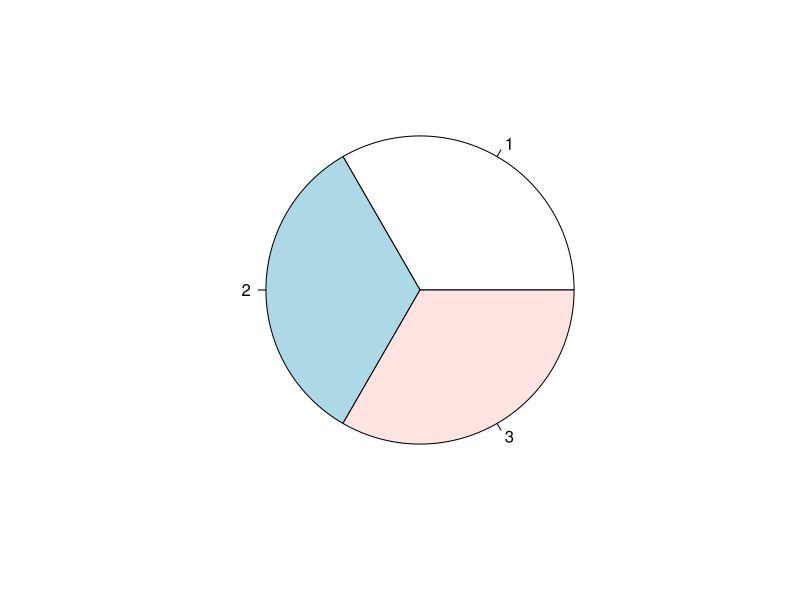
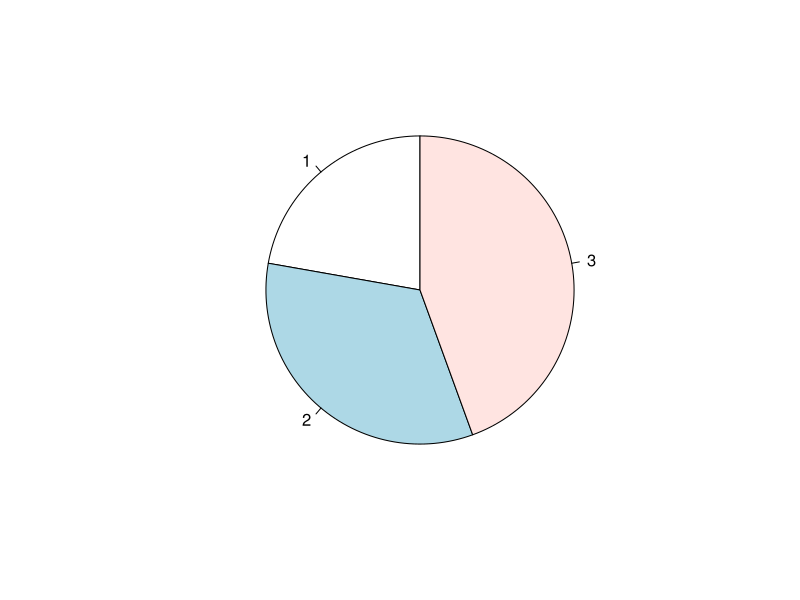
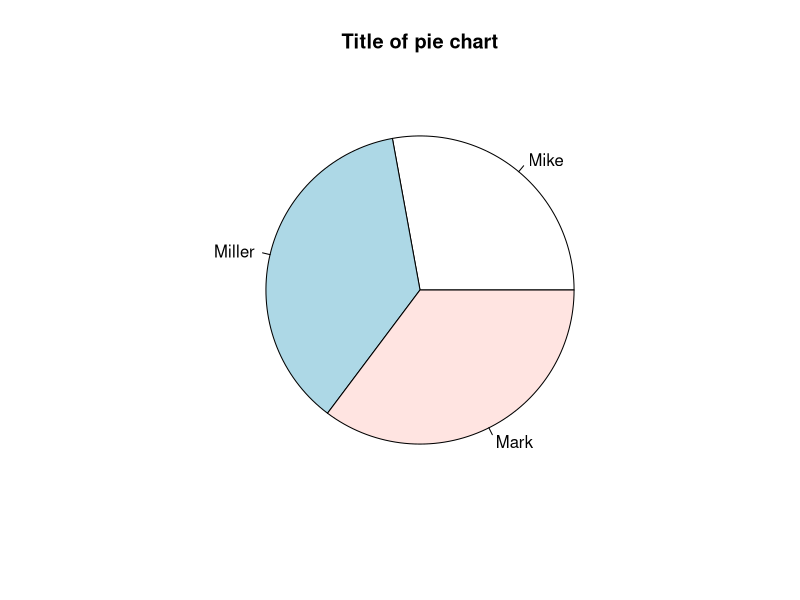
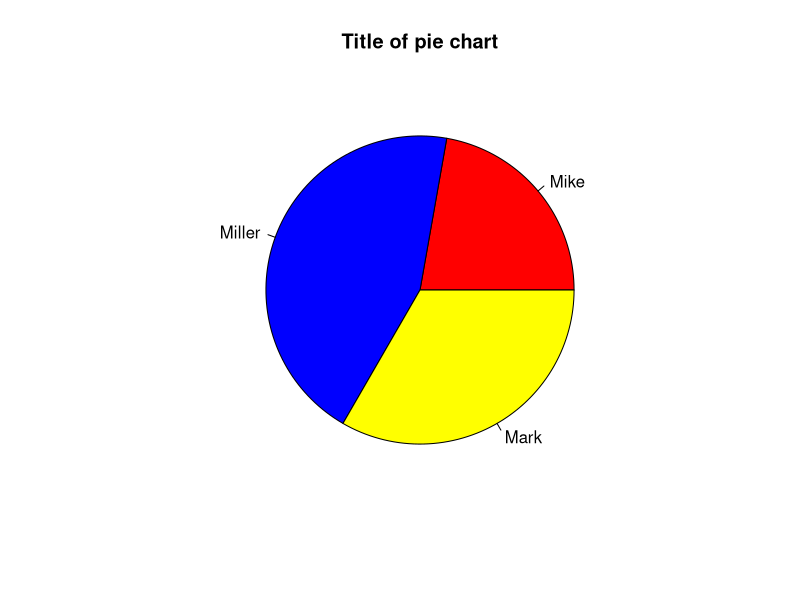
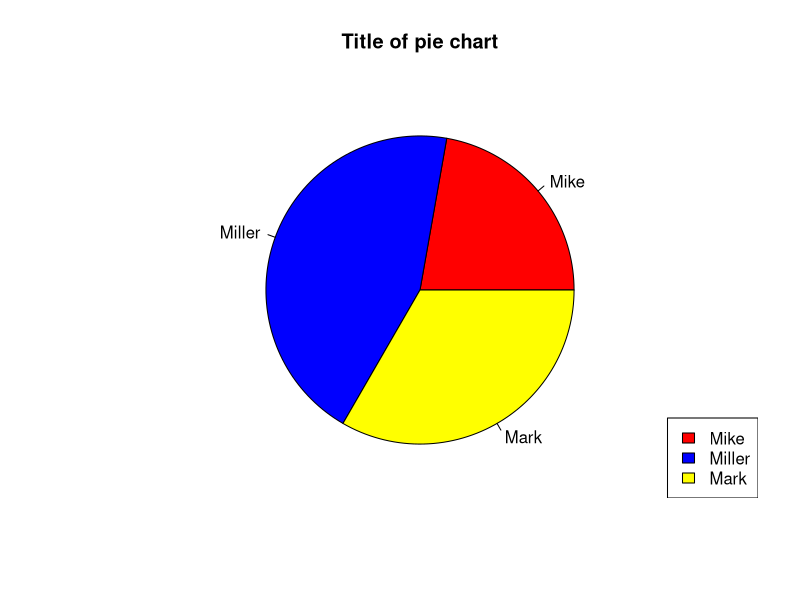

Recreate these plots in R, in order.
# Create a vector of pies
x <- c(1,1,1)

# Display the pie chart
pie(x)


# Pie chart with different start angle (default is 0 degrees)
x <- c(2,3,4)
pie(x, init.angle=90)


# Pie chart with labels and headers
title <- "Title of pie chart"
x <- c(34,45,43)
labels <- c("Mike", "Miller", "Mark")

pie(x, main=title, label = labels)


# Colors to pie charts's sections
x <- c(2,4,3)
colors <- c("red", "blue", "yellow")
pie(x, col=colors, label = labels, main = title)

# Legends of pie chart
pie(x, col=colors, label = labels, main = title)
legend("bottomright", labels, fill=colors)

